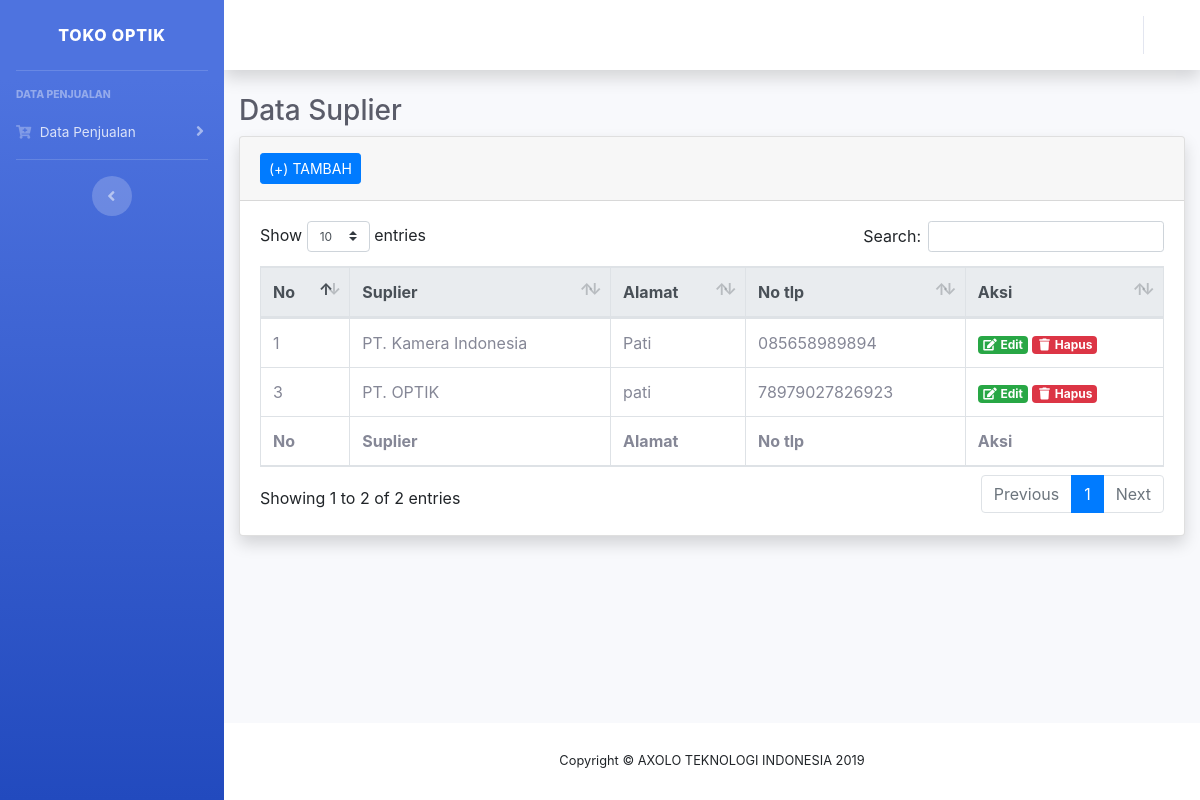
The app's page /index.php/suplier with its own data.
### tables this page shows
CREATE TABLE `tbl_setting` (
  `id` int(11) NOT NULL,
  `nama` varchar(100) NOT NULL,
  `fitur` varchar(300) NOT NULL,
  `cek_gambar` int(11) NOT NULL
);

CREATE TABLE `tbl_suplier` (
  `suplier_id` int(11) NOT NULL,
  `suplier_nama` varchar(35) DEFAULT NULL,
  `suplier_alamat` varchar(60) DEFAULT NULL,
  `suplier_notelp` varchar(20) DEFAULT NULL
);

### application/controllers/Suplier.php (called while the page is built, shortened)
<?php
class Suplier extends CI_Controller
{
    function __construct(){
		$this->load->model('m_suplier');
    }
    public function index()
    {
        $data['title']='Suplier';
        $data['data']=$this->m_suplier->tampil_suplier();
        $this->load->view('template/header',$data);
		$this->load->view('template/sidebar',$data);
		$this->load->view('template/topbar',$data);
		$this->load->view('suplier/index',$data);
		$this->load->view('template/footer',$data);
    }
}

### index.php (called while the page is built, shortened)
<?php
require_once BASEPATH.'core/CodeIgniter.php';

### application/models/M_suplier.php (called while the page is built, shortened)
<?php
class M_suplier extends CI_Model{
    public function tampil_suplier()
    {
        return $this->db->get('tbl_suplier');
    }
}

### application/views/suplier/index.php (the view, shortened to what this page needs)
      <div class="container-fluid">
        <h1 class="h3 mb-2 text-gray-800">Data Suplier</h1>
        <div class="card shadow mb-4">
          <div class="card-header py-3">
<button type="button" class="btn btn-primary btn-sm" data-toggle="modal" data-target="#add_suplier">
  (+) TAMBAH
</button>
          </div>
          <div class="card-body">
            <div class="table-responsive">
              <table class="table table-bordered table-hover" id="dataTable" width="100%" cellspacing="0">
                <thead class="thead-light">
                  <tr>
                    <th>No</th>
                    <th>Suplier</th>
                    <th>Alamat</th>
                    <th>No tlp</th>
                    <th>Aksi</th>
                  </tr>
                </thead>
                <tfoot>
                  <tr>
                  <th>No</th>
                    <th>Suplier</th>
                    <th>Alamat</th>
                    <th>No tlp</th>
                    <th>Aksi</th>
                  </tr>
                </tfoot>
                <tbody>
                <?php
                  $no=0;
                  foreach ($data->result_array() as $a):
                      $no++;
                      $id=$a['suplier_id'];
                      $nm=$a['suplier_nama'];
                      $al=$a['suplier_alamat'];
                      $tlp=$a['suplier_notelp'];
              ?>
                  <tr>
                      <td ><?php echo $no;?></td>
                      <td><?php echo $nm;?></td>
                      <td><?php echo $al;?></td>
                      <td><?php echo $tlp;?></td>
                      <td>
                          <a class="badge badge-success" href="#modal-edit<?php echo $id?>" data-toggle="modal" title="Edit"><span class="fas fa-fw fa-edit"></span> Edit</a>
                          <a class="badge badge-danger" href="#modal-hapus<?php echo $id?>" data-toggle="modal" title="Hapus"><span class="fas fa-fw fa-trash"></span> Hapus</a>
                      </td>
                  </tr>
                  <?php $no++; ?>
              <?php endforeach;?>
                </tbody>
              </table>
            </div>
          </div>
        </div>
      </div>
    </div>

### application/views/template/sidebar.php (shortened to what this page needs)
<ul class="navbar-nav bg-gradient-primary sidebar sidebar-dark accordion" id="accordionSidebar">
  <a class="sidebar-brand d-flex align-items-center justify-content-center" href="index.html">
      <?php
          $data1 = $this->db->query("select * from tbl_setting where id=2")->row_array();
      ?>
    <div class="sidebar-brand-text mx-3"><?= $data1['fitur']; ?></div>
  </a>
  <hr class="sidebar-divider">
  <div class="sidebar-heading">
    Data Penjualan
  </div>
  <li class="nav-item">
    <a class="nav-link collapsed" href="#" data-toggle="collapse" data-target="#collapseTwo3" aria-expanded="true" aria-controls="collapseTwo">
      <i class="fas fa-cart-plus"></i>
      <span>Data Penjualan</span>
    </a>
  </li>
  <hr class="sidebar-divider d-none d-md-block">
  <div class="text-center d-none d-md-inline">
    <button class="rounded-circle border-0" id="sidebarToggle"></button>
  </div>
</ul>

### application/views/template/footer.php (shortened to what this page needs)
<footer class="sticky-footer bg-white">
        <div class="container my-auto">
          <div class="copyright text-center my-auto">
          <?php
              $data1 = $this->db->query("select * from tbl_setting where id=1")->row_array();
          ?>
            <span>Copyright &copy; <?= $data1['fitur']; ?> </span>
          </div>
        </div>
      </footer>
    </div>
  </div>
</body>
</html>

### records on screen
tbl_setting: fitur "TOKO OPTIK"
tbl_suplier: suplier_nama "PT. Kamera Indonesia", suplier_alamat "Pati", suplier_notelp "085658989894"
tbl_suplier: suplier_nama "PT. OPTIK", suplier_alamat "pati", suplier_notelp "78979027826923"
tbl_setting: fitur "AXOLO TEKNOLOGI INDONESIA 2019"
